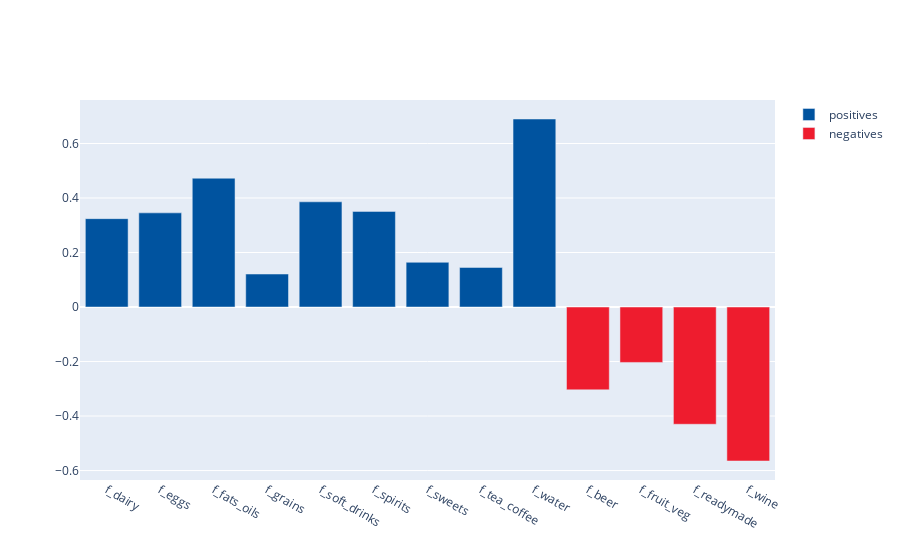

Notebook code cell kept with this figure:
### Code cell
with sns.axes_style("white"): 
    
    correl = [(nutr, stats.spearmanr(a = msoa_combined_year[eth], b = msoa_combined_year[nutr]).correlation) for nutr in products if stats.spearmanr(a = msoa_combined_year[eth], b = msoa_combined_year[nutr]).pvalue < 0.05]

    fig = go.Figure()
    fig.add_trace(go.Bar(x=[c[0] for c in correl if c[1] >= 0], y=[c[1] for c in correl if c[1] >= 0],
                    marker_color= color_tesco_blue,
                    name='positives'))

    fig.add_trace(go.Bar(x=[c[0] for c in correl if c[1] < 0], y=[c[1] for c in correl if c[1] < 0],
                    marker_color= color_tesco_red,
                    name='negatives'))
    fig.show()
    fig.write_html("../fierceeagle.github.io/_includes/Correlation_Product_White.html")

### Figure 1 — Plotly figure (JSON) as saved in the notebook; plotly's stock layout.template omitted (floating-point values rounded to 4 significant figures)
{"data": [{"marker": {"color": "#00539F"}, "name": "positives", "type": "bar", "x": ["f_dairy", "f_eggs", "f_fats_oils", "f_grains", "f_soft_drinks", "f_spirits", "f_sweets", "f_tea_coffee", "f_water"], "y": [0.3242, 0.3455, 0.4727, 0.121, 0.3861, 0.351, 0.1641, 0.1453, 0.6899]}, {"marker": {"color": "#EE1C2E"}, "name": "negatives", "type": "bar", "x": ["f_beer", "f_fruit_veg", "f_readymade", "f_wine"], "y": [-0.3039, -0.2033, -0.4302, -0.565]}], "layout": {"autosize": true, "xaxis": {"autorange": true, "range": [-0.5, 12.5], "type": "category"}, "yaxis": {"autorange": true, "range": [-0.6347, 0.7596], "type": "linear"}}}
